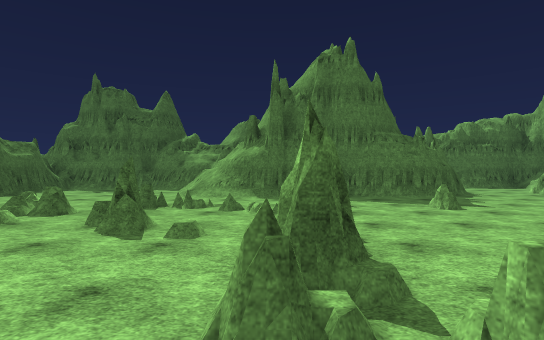
[1] (above)

17 first-person views from a walk through a 3-D level made in the Unity game engine. The camera is 1.5 m above the floor, looks level and sees 80° across. The floor is counted in squares, 2 m on a side. Each view is taken from the middle of a square. On the plan, view 1 faces up. The plan holds only what a view shows up to about 11 squares ahead; the rest is blank. Some surface patterns are stand-ins.

[2]
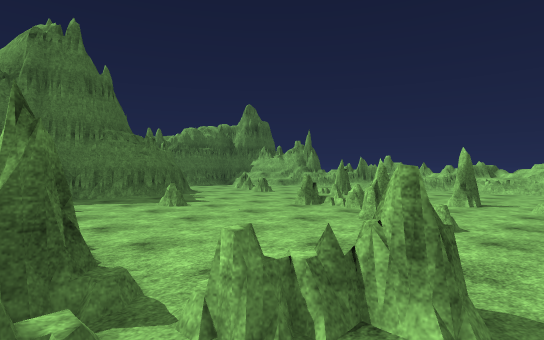

[3]
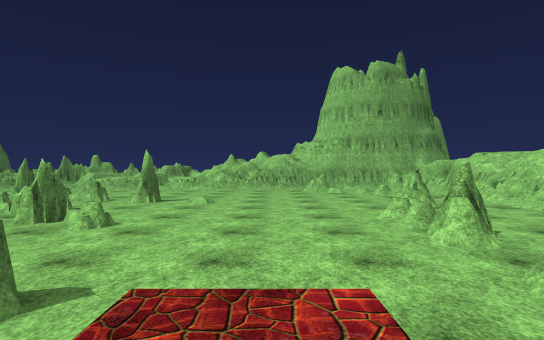

[4]
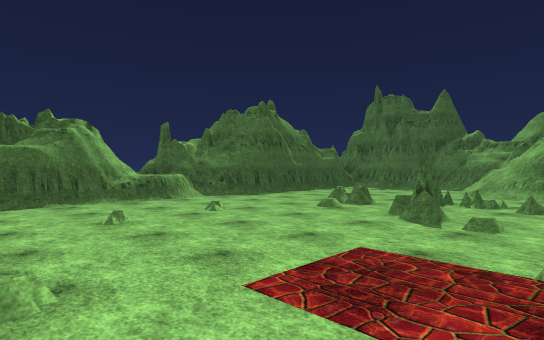

[5]
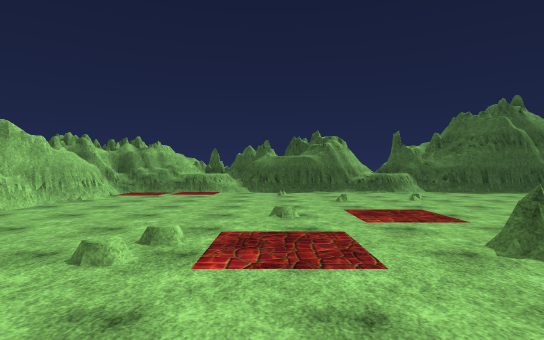

[6]
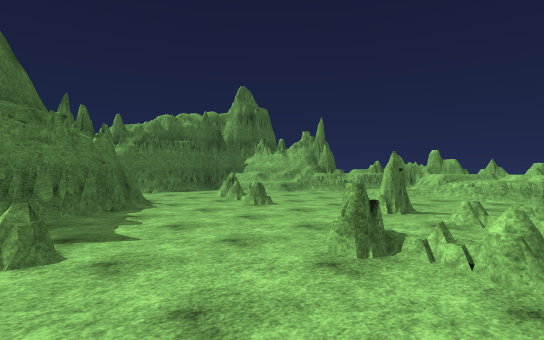

[7]
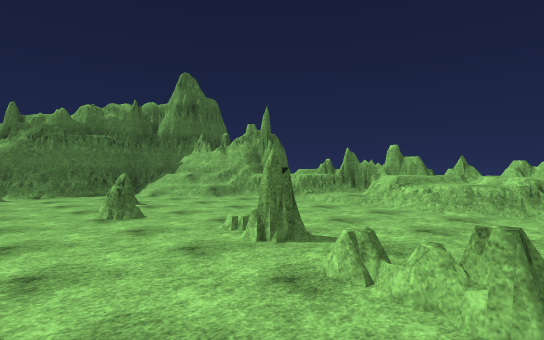

[8]
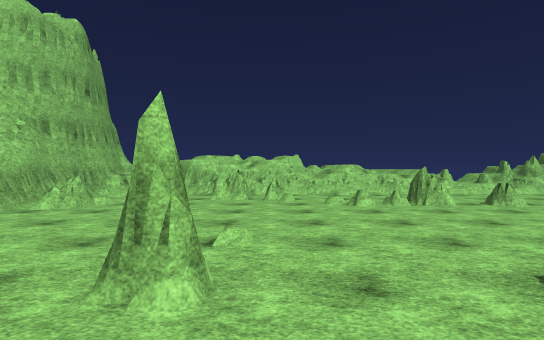

[9]
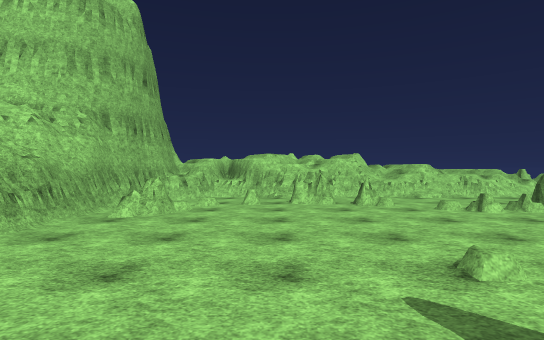

[10]
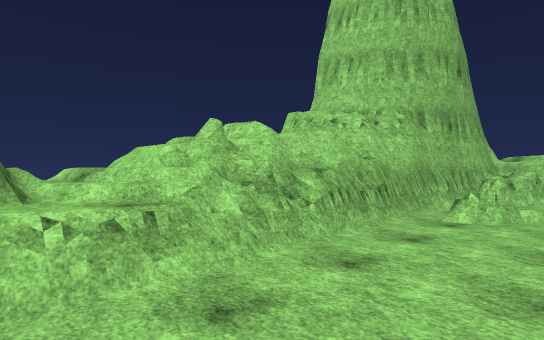

[11]
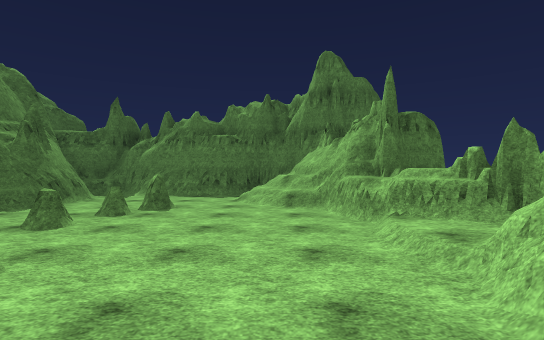

[12]
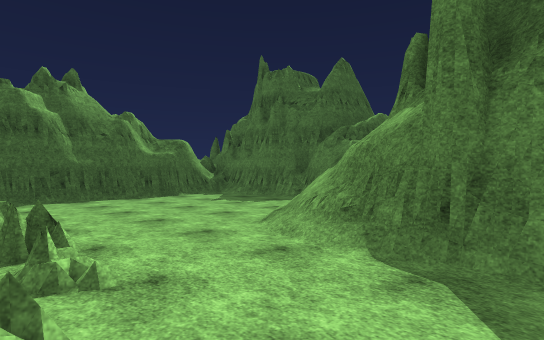

[13]
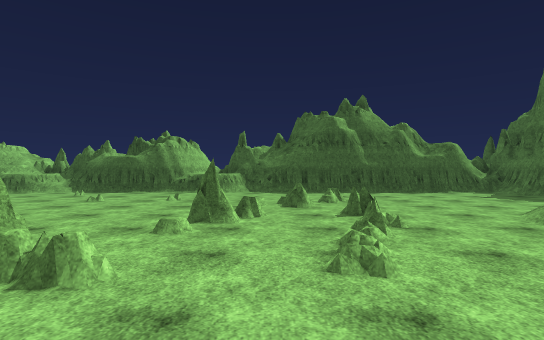

[14]
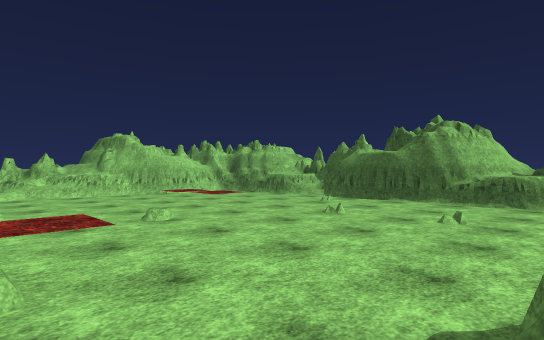

[15]
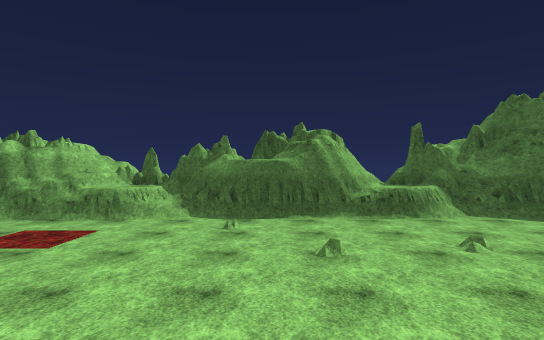

[16]
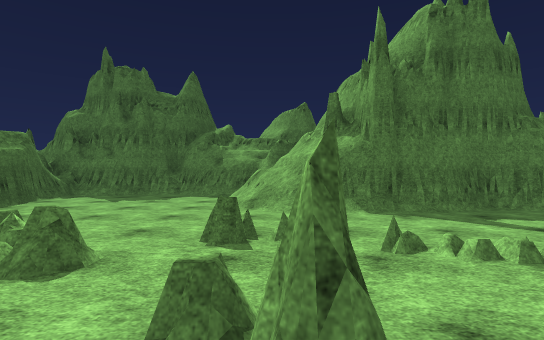

[17]
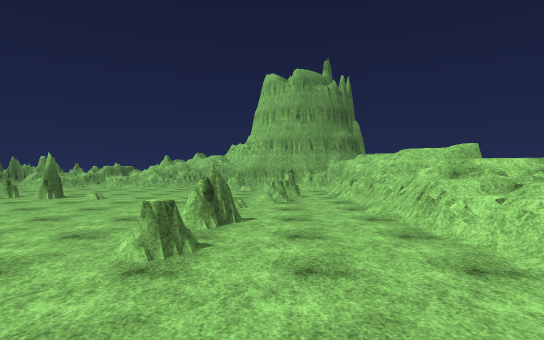

### Floor plan
Key: @ floor where view 1 was taken; # wall or solid block; x gap in a wall; . main floor; : floor 0.25 m higher than the main floor; + floor 0.5 m higher than the main floor; * floor 1.25 m higher than the main floor; % floor 1.5 m higher than the main floor; & floor 1.75 m higher than the main floor; / step, stairs or slope; = window, fence, low wall or low ledge; ^ raised ledge.
Columns run from 10 left of view 1 to 15 right of it. Each row starts with its distance up from view 1.
 14                 #######
 13   ########      #.////#
 12   #..../=#      #...//##
 11   #..../=#      #..../####
 10   #....//########.=...=#^
  9   #...../###.##...=....^^
  8   #...............=....^#
  7   #.....=.............//#
  6   #..=...=.........#../=#
  5  ##...=.=.............//#
  4 ##/.....#..=....=.=.../##
  3 #^^........#......x.../#^
  2  ##.......##...#..#...//*#
  1   #......//=..=......./###
  0   #....../@.........../#
 -1  ##........+........../#
 -2  #/..................//#
 -3  #=..:......=.#=.....#/#
 -4  ##..//..........=..=.##
 -5   #...............=...#
 -6   ######=////==/=######
 -7       ###==//*#x=###
 -8        #%   %%&&=
 -9                 #

Positions as (right, up) in squares from view 1, and headings:
1: (0, 0), facing up
2: (0, 0), facing up-right
3: (0, -1), facing right
4: (0, -1), facing up-left
5: (3, -1), facing left
6: (3, 3), facing up-right
7: (6, 3), facing up-right
8: (7, 4), facing down
9: (9, 3), facing down
10: (10, 3), facing down-right
11: (11, 4), facing up
12: (1, 6), facing up-left
13: (3, 5), facing left
14: (0, 4), facing down-left
15: (-1, 0), facing left
16: (-2, 3), facing up
17: (-1, -4), facing right
